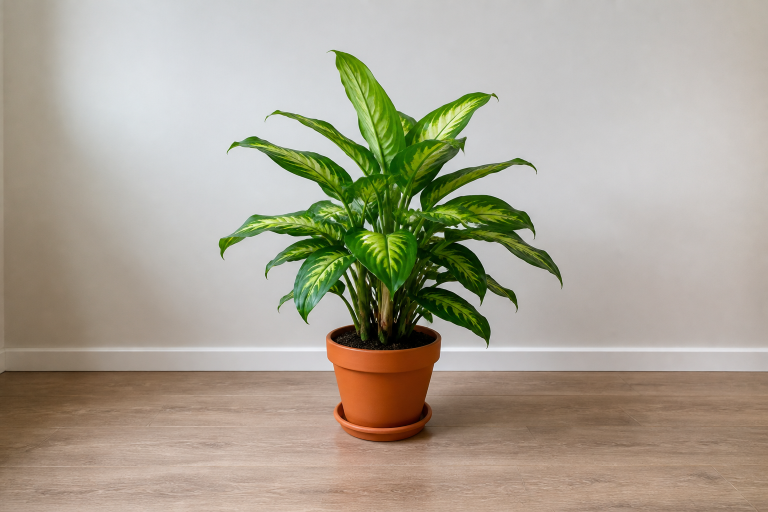
#> input picture tests/fixtures/plant/wide-centered.png, 1536 x 1024 px (shown at 1/2 size)
$ python build_variants.py
#> lines starting #> are read from the running program, lines starting #| are printed output that depends on the picture
"""Build deterministic preview-sized crops from the generated plant fixture."""

from pathlib import Path

from PIL import Image, ImageFilter


ROOT = Path(__file__).parent
PREVIEW_SIZE = (480, 640)


def save_preview(image: Image.Image, name: str) -> None:
    image.resize(PREVIEW_SIZE).convert("RGB").save(
        ROOT / name,
        format="JPEG",
        quality=75,
    )


with Image.open(ROOT / "wide-centered.png") as source:
#> source is the input picture: PIL image 1536x1024 RGB; mean R, G, B 170.8, 163.8, 147.5
    image = source.convert("RGB")
    # Portrait crop with the plant clipped against the right-hand frame edge.
    save_preview(image.crop((0, 0, 768, 1024)), "plant-at-right-edge.jpg")
#> in save_preview, `image.resize(PREVIEW_SIZE).convert("RGB").save( ROOT / name, format="J..`:
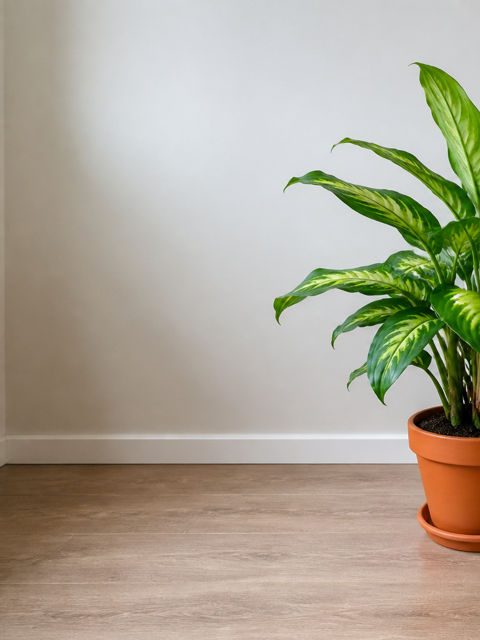
#> saved as plant-at-right-edge.jpg: PIL image 480x640 RGB; mean R, G, B 173.9, 167, 150.1
    # A balanced portrait view with the whole plant visible.
    save_preview(image.crop((384, 0, 1152, 1024)), "plant-medium-centered.jpg")
#> call 2 of save_preview, with name = 'plant-medium-centered.jpg'
#> in save_preview (call 2), `image.resize(PREVIEW_SIZE).convert("RGB").save( ROOT / name, format="J..`:
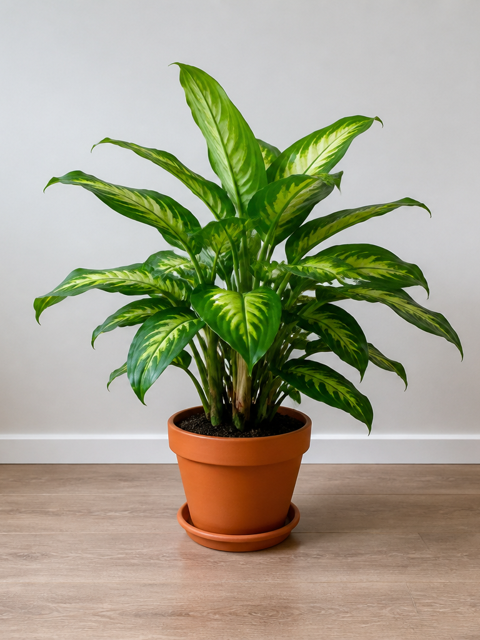
#> saved as plant-medium-centered.jpg: PIL image 480x640 RGB; mean R, G, B 163.5, 160.9, 138.5
    # The plant dominates the view without accidental clipping.
    close = image.crop((448, 40, 1088, 893))
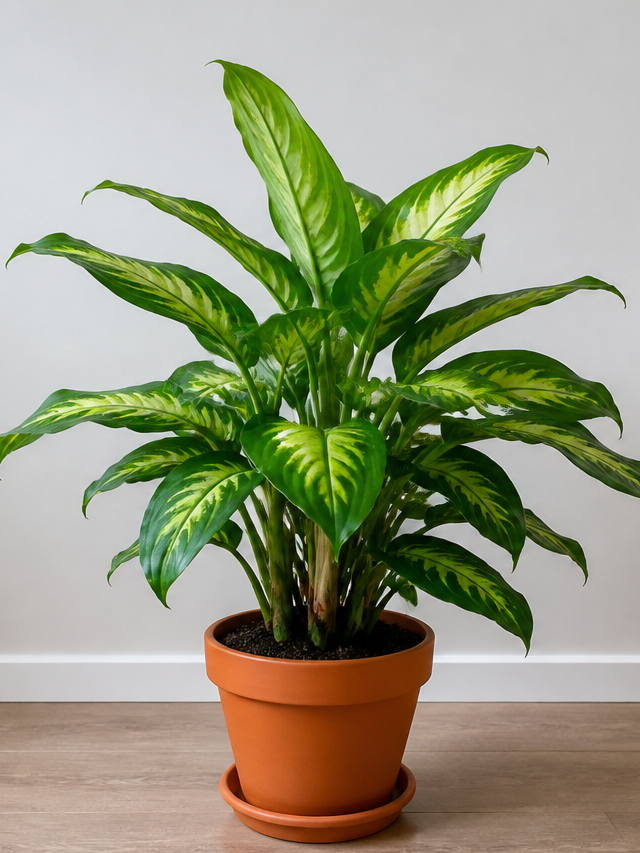
#> close: PIL image 640x853 RGB; mean R, G, B 151.7, 153.9, 125.7
    save_preview(close, "plant-close-filled.jpg")
#> call 3 of save_preview, with name = 'plant-close-filled.jpg'
#> in save_preview (call 3), `image.resize(PREVIEW_SIZE).convert("RGB").save( ROOT / name, format="J..`:
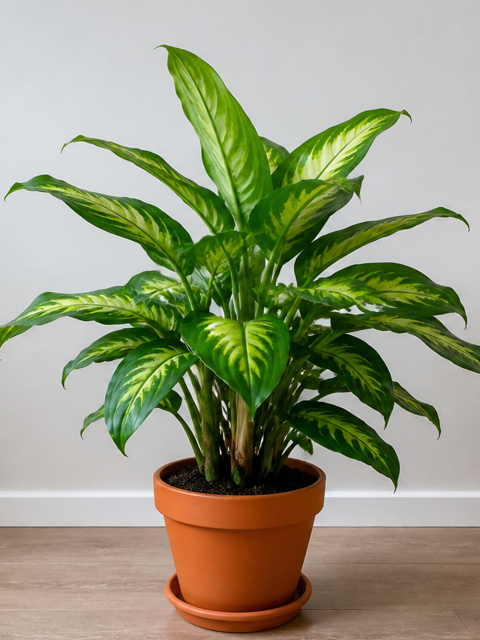
#> saved as plant-close-filled.jpg: PIL image 480x640 RGB; mean R, G, B 151.7, 153.9, 125.7
    save_preview(
        close.filter(ImageFilter.GaussianBlur(radius=6)),
        "plant-close-blurry.jpg",
    )
#> call 4 of save_preview, with name = 'plant-close-blurry.jpg'
#> in save_preview (call 4), `image.resize(PREVIEW_SIZE).convert("RGB").save( ROOT / name, format="J..`:
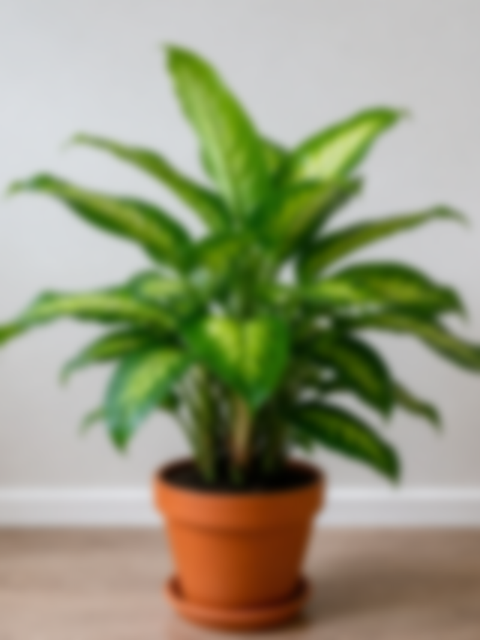
#> saved as plant-close-blurry.jpg: PIL image 480x640 RGB; mean R, G, B 151.7, 153.9, 125.7
